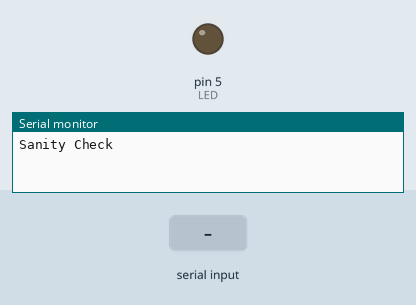
Simulated run of this sketch. Board: Arduino Uno, built with avr-gcc and run on an emulated ATmega328P. Parts: output pins drawn as LEDs (lit = HIGH), the last lines printed to the serial monitor. The test bench sets the inputs (shaded band).

Above: at 1.2 s.
1.3 s: "a" received over Serial
At 2.1 s:
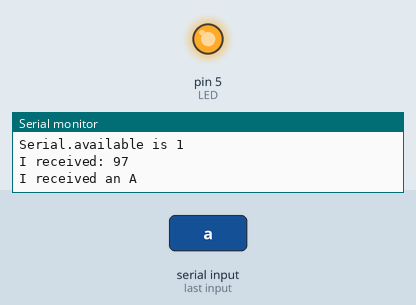
Timing chart, 0 to 4.3 s (numbered marks = the images above; inputs shaded):
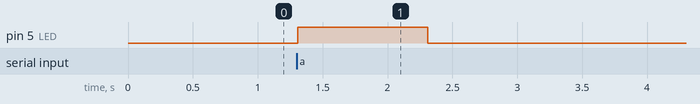

Measured:
- after the input at 1.3 s, pin 5 (LED): LOW → HIGH at once, → LOW 1.0 s later

The sketch:

blinkLEDviaSerial.ino
```cpp
//turn LED on for 1 sec if you receive an 'A'

#include <SoftwareSerial.h>

char receivedKey;  //store keystroke

int LED = 5;  //digital pin 5
int x =0;

void setup()
{
  pinMode(LED, OUTPUT);
  Serial.begin(9600);  //set baud rate
  Serial.println("Sanity Check");

}//end setup


void loop()
{
  while (Serial.available())    //while serial commands hit
  {
    Serial.println("Someone is typing");
    x = Serial.available();
    Serial.print("Serial.available is ");
    Serial.println(x);

    //store inputed char received
    receivedKey = Serial.read();

    //echo typed key back to serial Monitor
    Serial.print("I received: ");
    Serial.println(receivedKey, DEC);
    if (receivedKey == 'a')
        Serial.print("I received an A");

    //turn LED on for 1 sec if an 'a' is received
    if (receivedKey == 'a')  {
        digitalWrite(LED, HIGH);  //turn LED on
        delay(1000);
        digitalWrite(LED, LOW);  //turn LED off
        receivedKey = 0;  //reset pin
    }
    delay(1000);
  }//end while available


}//end loop
```
